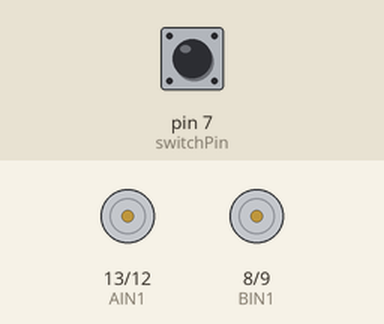
A sketch run on a simulated Arduino Uno, built with avr-gcc and run on an emulated ATmega328P. Parts: motor-driver pin pairs drawn as motors (green arrow = first pin HIGH = forward, orange = second pin HIGH = backward, longer = more drive, scaled by the enable pin). The test bench sets the inputs (shaded band); at power-on: pin 7 (switchPin) HIGH. What the sketch prints to the serial monitor is not drawn.

Above: at 1.2 s.
1.3 s: pin 7 (switchPin) pulled LOW for 0.15 s
At 2.0 s:
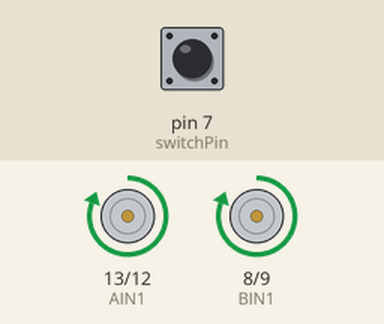
4.4 s: pin 7 (switchPin) pulled LOW for 3.2 s
At 10.3 s:
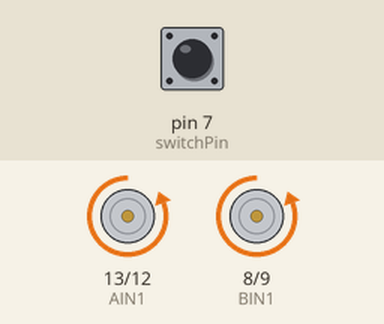
10.6 s: pin 7 (switchPin) pulled LOW for 1 s
At 12.8 s:
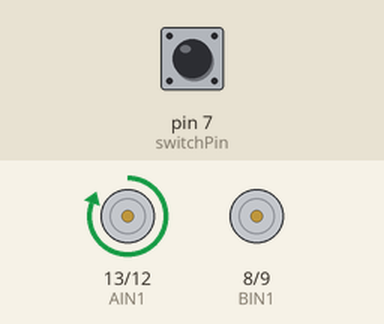
Timing chart, 0 to 17.8 s (numbered marks = the images above; inputs shaded):
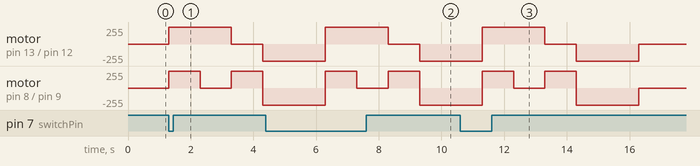

The sketch:

Movement.ino
```cpp
//the right motor will be controlled by the motor A pins on the motor driver
const int AIN1 = 13;           //control pin 1 on the motor driver for the right motor
const int AIN2 = 12;            //control pin 2 on the motor driver for the right motor
const int PWMA = 11;            //speed control pin on the motor driver for the right motor

//the left motor will be controlled by the motor B pins on the motor driver
const int PWMB = 10;           //speed control pin on the motor driver for the left motor
const int BIN2 = 9;           //control pin 2 on the motor driver for the left motor
const int BIN1 = 8;           //control pin 1 on the motor driver for the left motor


//distance variables
const int trigPin = 6;
const int echoPin = 5;

int switchPin = 7;             //switch to turn the robot on and off

float distance = 0;            //variable to store the distance measured by the distance sensor

//robot behaviour variables
int backupTime = 300;           //amount of time that the robot will back up when it senses an object
int turnTime = 200;             //amount that the robot will turn once it has backed up
void setup()
{
  pinMode(trigPin, OUTPUT);       //this pin will send ultrasonic pulses out from the distance sensor
  pinMode(echoPin, INPUT);        //this pin will sense when the pulses reflect back to the distance sensor

  pinMode(switchPin, INPUT_PULLUP);   //set this as a pullup to sense whether the switch is flipped


  //set the motor control pins as outputs
  pinMode(AIN1, OUTPUT);
  pinMode(AIN2, OUTPUT);
  pinMode(PWMA, OUTPUT);

  pinMode(BIN1, OUTPUT);
  pinMode(BIN2, OUTPUT);
  pinMode(PWMB, OUTPUT);

  Serial.begin(9600);                       //begin serial communication with the computer
  Serial.print("To infinity and beyond!");
}

void loop()
{
   if(digitalRead(switchPin) == LOW)
   {
      Serial.print(" ");
      Serial.print("Moving...");


      rightMotor(255);
      leftMotor(255);
      delay(1000);
       rightMotor(255);
      leftMotor(0);
      delay(1000);
       rightMotor(0);
      leftMotor(255);
      delay(1000);
      rightMotor(-255);
      leftMotor(-255);
      delay(2000);
  }
    else
    {                         //if the switch is off then stop

      //stop the motors
      rightMotor(0);
      leftMotor(0);
    }             //wait 50 milliseconds between readings
}

/********************************************************************************/
void rightMotor(int motorSpeed)                       //function for driving the right motor
{
  if (motorSpeed > 0)                                 //if the motor should drive forward (positive speed)
  {
    digitalWrite(AIN1, HIGH);                         //set pin 1 to high
    digitalWrite(AIN2, LOW);                          //set pin 2 to low
  }
  else if (motorSpeed < 0)                            //if the motor should drive backward (negative speed)
  {
    digitalWrite(AIN1, LOW);                          //set pin 1 to low
    digitalWrite(AIN2, HIGH);                         //set pin 2 to high
  }
  else                                                //if the motor should stop
  {
    digitalWrite(AIN1, LOW);                          //set pin 1 to low
    digitalWrite(AIN2, LOW);                          //set pin 2 to low
  }
  analogWrite(PWMA, abs(motorSpeed));                 //now that the motor direction is set, drive it at the entered speed
}

/********************************************************************************/
void leftMotor(int motorSpeed)                        //function for driving the left motor
{
  if (motorSpeed > 0)                                 //if the motor should drive forward (positive speed)
  {
    digitalWrite(BIN1, HIGH);                         //set pin 1 to high
    digitalWrite(BIN2, LOW);                          //set pin 2 to low
  }
  else if (motorSpeed < 0)                            //if the motor should drive backward (negative speed)
  {
    digitalWrite(BIN1, LOW);                          //set pin 1 to low
    digitalWrite(BIN2, HIGH);                         //set pin 2 to high
  }
  else                                                //if the motor should stop
  {
    digitalWrite(BIN1, LOW);                          //set pin 1 to low
    digitalWrite(BIN2, LOW);                          //set pin 2 to low
  }
  analogWrite(PWMB, abs(motorSpeed));                 //now that the motor direction is set, drive it at the entered speed
}

/********************************************************************************/
//RETURNS THE DISTANCE MEASURED BY THE HC-SR04 DISTANCE SENSOR
     //send back the distance that was calculated

 // put your main xcode here, to run repeatedly:
```

Measured:
- after the input at 1.3 s, motor on pin 13 (AIN1) / pin 12 (AIN2): stopped → forward 255/255 at once, → stopped 2.0 s later, → backward 255/255 1.0 s later; motor on pin 8 (BIN1) / pin 9 (BIN2): stopped → forward 255/255 at once, → stopped 1.0 s later, → forward 255/255 1.0 s later, → backward 255/255 1.0 s later
- after the input at 4.4 s, motor on pin 13 (AIN1) / pin 12 (AIN2): backward 255/255 → forward 255/255 after 1.9 s, → stopped 2.0 s later, → backward 255/255 1.0 s later; motor on pin 8 (BIN1) / pin 9 (BIN2): backward 255/255 → forward 255/255 after 1.9 s, → stopped 1.0 s later, → forward 255/255 1.0 s later, → backward 255/255 1.0 s later
- after the input at 10.6 s, motor on pin 13 (AIN1) / pin 12 (AIN2): backward 255/255 → forward 255/255 after 0.70 s, → stopped 2.0 s later, → backward 255/255 1.0 s later, → stopped 2.0 s later
